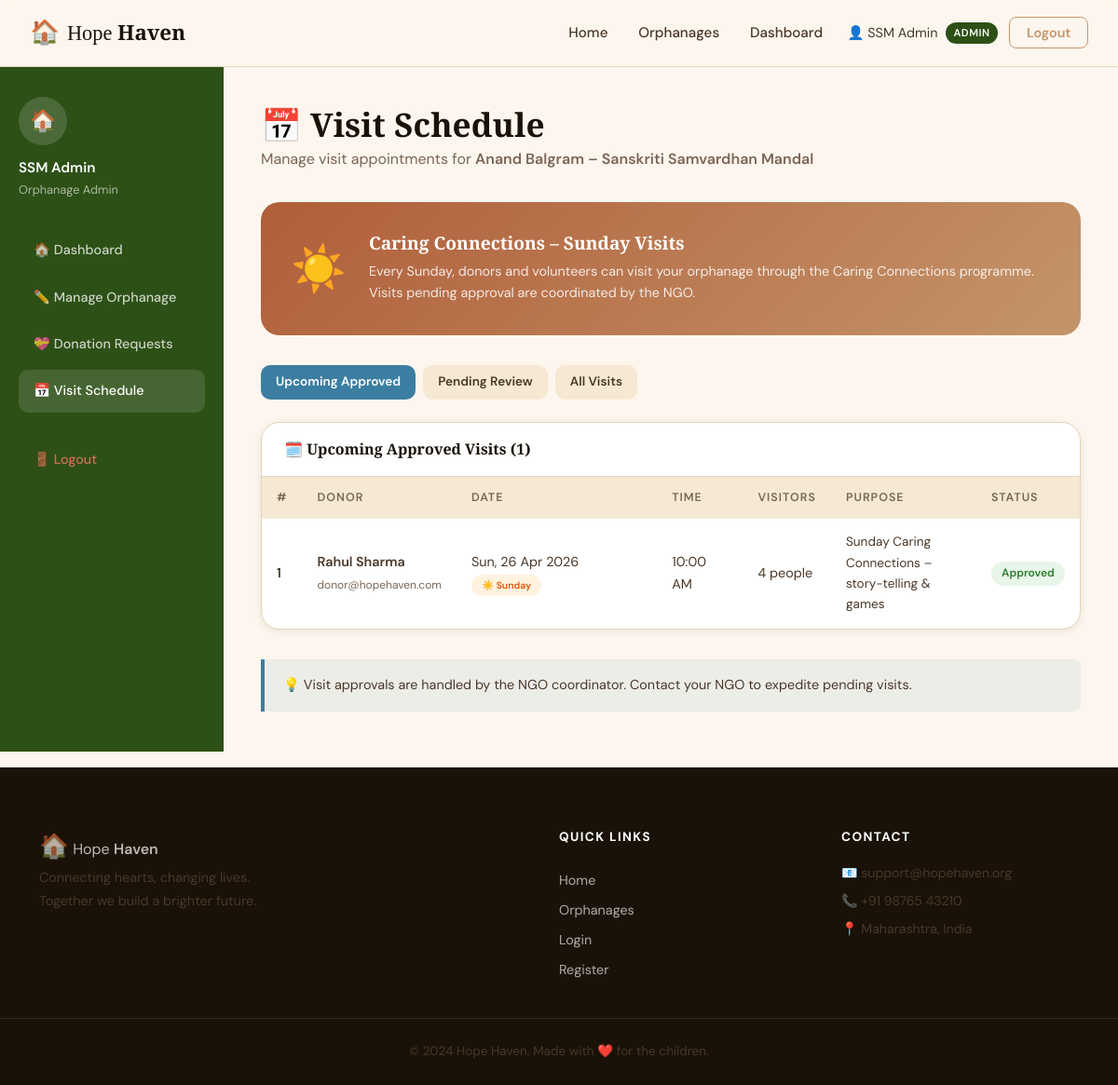
The app's page /admin/appointments.php (signed in) with its own data.
### tables this page shows
CREATE TABLE orphanages (
    id INT AUTO_INCREMENT PRIMARY KEY,
    admin_id INT NOT NULL,
    name VARCHAR(200) NOT NULL,
    taluka VARCHAR(100) NOT NULL DEFAULT '',
    location VARCHAR(255) NOT NULL,
    description TEXT,
    needs TEXT,
    contact VARCHAR(20),
    email VARCHAR(150),
    website VARCHAR(255) DEFAULT '',
    capacity INT DEFAULT 0,
    current_children INT DEFAULT 0,
    established_year INT DEFAULT 0,
    image_url VARCHAR(500) DEFAULT '',
    created_at TIMESTAMP DEFAULT CURRENT_TIMESTAMP,
    FOREIGN KEY (admin_id) REFERENCES users(id) ON DELETE CASCADE
);

CREATE TABLE appointments (
    id INT AUTO_INCREMENT PRIMARY KEY,
    donor_id INT NOT NULL,
    orphanage_id INT NOT NULL,
    visit_date DATE NOT NULL,
    visit_time TIME NOT NULL,
    purpose VARCHAR(255),
    visitors_count INT DEFAULT 1,
    status ENUM('pending','approved','rejected') DEFAULT 'pending',
    admin_note TEXT,
    created_at TIMESTAMP DEFAULT CURRENT_TIMESTAMP,
    FOREIGN KEY (donor_id) REFERENCES users(id) ON DELETE CASCADE,
    FOREIGN KEY (orphanage_id) REFERENCES orphanages(id) ON DELETE CASCADE
);

CREATE TABLE users (
    id INT AUTO_INCREMENT PRIMARY KEY,
    name VARCHAR(100) NOT NULL,
    email VARCHAR(150) NOT NULL UNIQUE,
    password VARCHAR(255) NOT NULL,
    role ENUM('donor','ngo','admin') NOT NULL DEFAULT 'donor',
    created_at TIMESTAMP DEFAULT CURRENT_TIMESTAMP
);

### admin/appointments.php (the view, shortened to what this page needs)
<?php
require_once '../includes/db.php';
require_once '../includes/functions.php';
$user = currentUser();
$uid  = $user['id'];
$oRes = mysqli_query($conn, "SELECT id, name FROM orphanages WHERE admin_id = $uid LIMIT 1");
$orphanage = mysqli_fetch_assoc($oRes);
$oid    = $orphanage['id'];
$filter = clean($_GET['tab'] ?? 'upcoming');
if ($filter === 'upcoming') {
    $result = mysqli_query($conn,
        "SELECT a.*, u.name AS donor_name, u.email AS donor_email
         FROM appointments a JOIN users u ON u.id = a.donor_id
         WHERE a.orphanage_id = $oid AND a.visit_date >= CURDATE() AND a.status = 'approved'
         ORDER BY a.visit_date ASC"
    );
}
$appointments = mysqli_fetch_all($result, MYSQLI_ASSOC);
include '../includes/header.php';
?>
<div class="dashboard-layout">
    <aside class="sidebar">
        <div class="sidebar-user">
            <div class="sidebar-avatar">🏠</div>
            <h4><?= clean($user['name']) ?></h4>
            <p>Orphanage Admin</p>
        </div>
        <ul class="sidebar-menu">
            <li><a href="dashboard.php">🏠 Dashboard</a></li>
            <li><a href="manage_orphanage.php">✏️ Manage Orphanage</a></li>
            <li><a href="donations.php">💝 Donation Requests</a></li>
            <li><a href="appointments.php" class="active">📅 Visit Schedule</a></li>
            <li><a href="/hope_haven/auth/logout.php" class="logout-link">🚪 Logout</a></li>
        </ul>
    </aside>
    <main class="dash-content">
        <div class="dash-header">
            <h2>📅 Visit Schedule</h2>
            <p>Manage visit appointments for <strong><?= clean($orphanage['name']) ?></strong></p>
        </div>
        <div class="sunday-feature" style="margin-bottom:2rem;">
            <div class="sunday-icon">☀️</div>
            <div>
                <h3>Caring Connections – Sunday Visits</h3>
                <p>Every Sunday, donors and volunteers can visit your orphanage through the Caring Connections programme. Visits pending approval are coordinated by the NGO.</p>
            </div>
        </div>
        <div style="display:flex;gap:0.5rem;margin-bottom:1.5rem;flex-wrap:wrap;">
            <?php foreach (['upcoming'=>'Upcoming Approved','pending'=>'Pending Review','all'=>'All Visits'] as $tab => $label): ?>
            <a href="?tab=<?= $tab ?>"
               class="btn btn-sm <?= $filter===$tab ? 'btn-sky' : '' ?>"
               style="<?= $filter!==$tab ? 'background:var(--warm);color:var(--mid);' : '' ?>">
                <?= $label ?>
            </a>
            <?php endforeach; ?>
        </div>
        <div class="table-wrap">
            <h3>🗓️ <?= ['upcoming'=>'Upcoming Approved Visits','pending'=>'Pending Visits','all'=>'All Visits'][$filter] ?>
                (<?= count($appointments) ?>)
            </h3>
            <?php if (empty($appointments)): ?>
                <p class="table-empty">No visits in this category.</p>
            <?php else: ?>
            <table>
                <thead>
                    <tr>
                        <th>#</th>
                        <th>Donor</th>
                        <th>Date</th>
                        <th>Time</th>
                        <th>Visitors</th>
                        <th>Purpose</th>
                        <th>Status</th>
                    </tr>
                </thead>
                <tbody>
                <?php foreach ($appointments as $i => $a):
                    $isSunday = date('N', strtotime($a['visit_date'])) == 7;
                ?>
                    <tr>
                        <td><?= $i+1 ?></td>
                        <td>
                            <strong><?= clean($a['donor_name']) ?></strong><br>
                            <small style="color:var(--muted)"><?= clean($a['donor_email']) ?></small>
                        </td>
                        <td>
                            <?= date('D, d M Y', strtotime($a['visit_date'])) ?>
                            <?php if ($isSunday): ?>
                            <span class="badge" style="background:#FFF3E0;color:#E65100;font-size:0.65rem;">☀️ Sunday</span>
                            <?php endif; ?>
                        </td>
                        <td><?= date('h:i A', strtotime($a['visit_time'])) ?></td>
                        <td><?= $a['visitors_count'] ?> people</td>
                        <td style="max-width:160px;font-size:0.85rem;"><?= clean($a['purpose']) ?: '—' ?></td>
                        <td><?= statusBadge($a['status']) ?></td>
                    </tr>
                <?php endforeach; ?>
                </tbody>
            </table>
            <?php endif; ?>
        </div>
        <div class="info-box">
            💡 Visit approvals are handled by the NGO coordinator. Contact your NGO to expedite pending visits.
        </div>
    </main>
</div>
<?php include '../includes/footer.php'; ?>

### includes/functions.php (shortened to what this page needs)
<?php
function currentUser() {
    return [
        'id'   => $_SESSION['user_id']   ?? null,
        'name' => $_SESSION['name']      ?? '',
        'role' => $_SESSION['role']      ?? '',
        'email'=> $_SESSION['email']     ?? '',
    ];
}
function clean($data) {
    return htmlspecialchars(strip_tags(trim($data)));
}
function statusBadge($status) {
    $classes = [
        'pending'  => 'badge-pending',
        'approved' => 'badge-approved',
        'rejected' => 'badge-rejected',
    ];
    $class = $classes[$status] ?? 'badge-pending';
    return "<span class='badge $class'>" . ucfirst($status) . "</span>";
}
?>

### records on screen
orphanages: name "Anand Balgram – Sanskriti Samvardhan Mandal"
appointments: donor.name "Rahul Sharma", donor.email "donor@hopehaven.com", visit_date "Sun, 26 Apr 2026", shows "☀️ Sunday", visit_time "10:00 AM", visitors_count "4", purpose "Sunday Caring Connections – story-telling & games", status "Approved"

### other values on screen
$user['name'] "SSM Admin"
$role "ADMIN"
$label "Upcoming Approved"
$label "Pending Review"
$label "All Visits"
count($appointments) "1"
